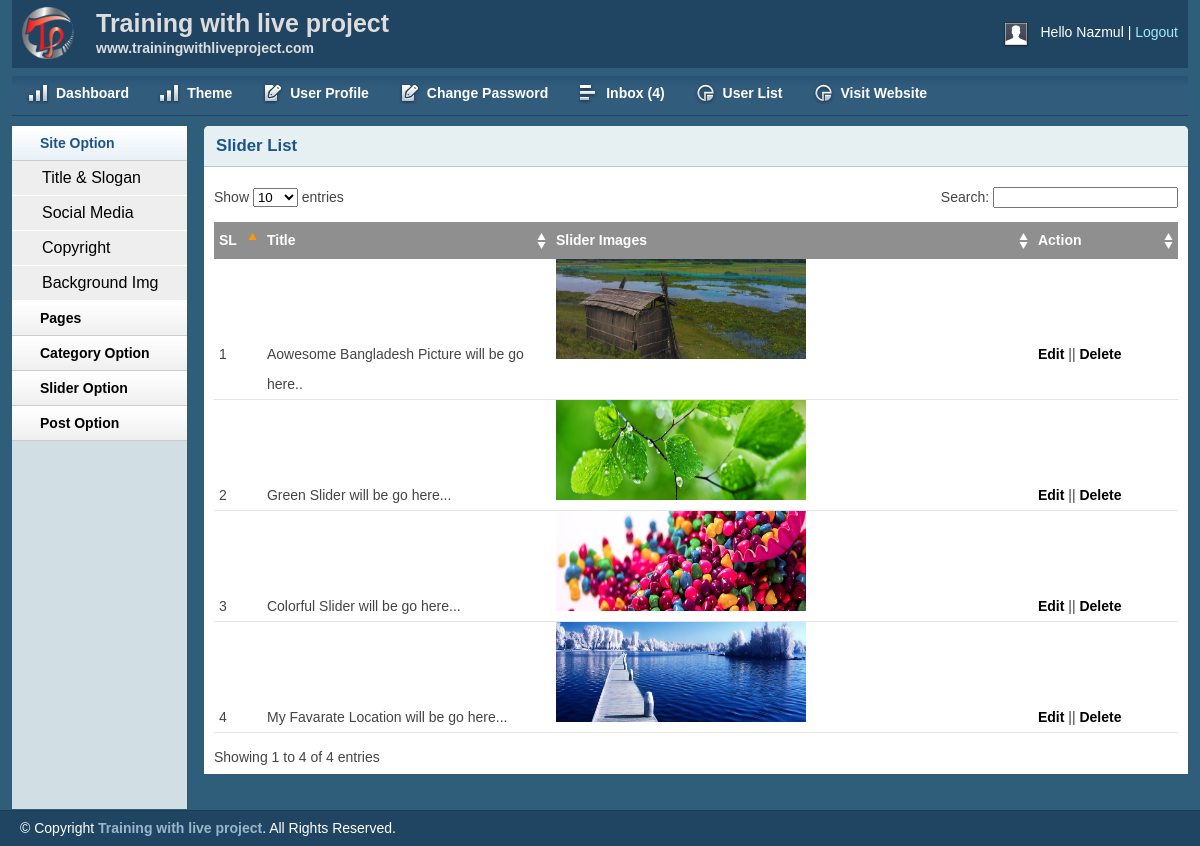
The app's page /admin/Slidelist.php (signed in) with its own data.
### tables this page shows
CREATE TABLE IF NOT EXISTS `tbl_slider` (
  `id` int(11) NOT NULL AUTO_INCREMENT,
  `title` varchar(255) NOT NULL,
  `slide_img` varchar(255) NOT NULL,
  PRIMARY KEY (`id`)
);

### lib/Database.php (called while the page is built, shortened)
<?php
Class Database{
	public $host   = DB_HOST;
	public $user   = DB_USER;
	public $pass   = DB_PASS;
	public $dbname = DB_NAME;
	public $link;
	private function connectDB(){
	$this->link = new mysqli($this->host, $this->user, $this->pass, $this->dbname);
 }
	public function select($query){
		$result = $this->link->query($query) or die($this->link->error.__LINE__);
		if($result->num_rows > 0){
			return $result;
		} else {
			return false;
		}
	}
}

### admin/Slidelist.php (the view, shortened to what this page needs)
<?php include"inc/ad_header.php";?>
        <div class="grid_10">
            <div class="box round first grid">
                <h2>Slider List</h2>
                <div class="block">
                    <table class="data display datatable" id="example">
					<thead>
						<tr>
							<th width="5%">SL</th>
							<th width="30%">Title</th>
							<th width="50%">Slider Images</th>
							<th width="15%">Action</th>
						</tr>
					</thead>
					<tbody>
						<?php
							$sql = "SELECT * FROM tbl_slider";
							$ShowSlider = $db->select($sql);
							if($ShowSlider){
								$i=1;
								while($row = $ShowSlider->fetch_assoc()){
						?>
						<tr class="odd gradeX">
							<td><?php echo $i++;?></td>
							<td><?php echo $row['title'];?></td>
							<td><img src="upload/slider/<?php echo $row['slide_img'];?>" height="100px" width="250px"></td>
							  <td>
							  	<a href="EditSlider.php?PostID=<?php echo $row['id'];?>">Edit</a>
								|| <a onclick="return confirm('Are you sure to Delete!')" href="SlideDel.php?DelID=<?php echo $row['id'];?>">Delete</a></td>
						</tr>
						<?php }}?>
					</tbody>
				</table>
               </div>
            </div>
        </div>
<?php include"inc/ad_footer.php";?>

### admin/css/layout.css (style rules this page uses)
body { background: #fff none repeat scroll 0 0; color: #444; font-size: 14px; padding: 0; }
a { color: #000; font-weight:bold; text-decoration: none; }
h1, h2, h3, h4, h5, h6 { line-height:1.2em; margin-bottom:.3em; }
h2 { margin-top:1em; }
.box { background:#fff; margin-bottom:20px; padding:10px 10px 10px 10px; margin-left:-8px; }
.box.grid { padding-bottom:40px; }
.box.round { -moz-border-radius: 5px 5px 0px 0px; -webkit-border-radius: 5px 5px 0px 0px; border-radius: 5px 5px 0px 0px; }
.box h2 { font-size:1.2em; font-weight:bold; color:#1B548D; background:#E6F0F3; margin:-10px -10px 0 -10px; padding:10px 12px; border-bottom:1px solid #B3CBD6; -moz-border-radius: 5px 5px 0px 0px; -webkit-border-radius: 5px 5px 0px 0px; border-radius: 5px 5px 0px 0px; }
.box.first { min-height: 406px; }
.block { padding-top:20px; }
.block { padding-bottom:1px; }
table.display { margin: 0 auto; clear: both; width: 100%; }
.sorting_asc { background: #8f8f8f url(../img/table/sort_asc.png) no-repeat center right; padding:8px 5px; text-align:left; color:#fff; }
.sorting { background:#8f8f8f url(../img/table/sort_both.png) no-repeat center right; padding:8px 5px; text-align:left; color:#fff; }
tr.odd { height: 30px; line-height: 30px; border-bottom:1px solid #e6e6e6; }
tr.even { height: 30px; line-height: 30px; border-bottom:1px solid #e6e6e6; }
tr.odd td, tr.even td { padding-left:5px; }

### records on screen
tbl_slider: title "Aowesome Bangladesh Picture will be go here..", slide_img (picture)
tbl_slider: title "Green Slider will be go here...", slide_img (picture)
tbl_slider: title "Colorful Slider will be go here...", slide_img (picture)
tbl_slider: title "My Favarate Location will be go here...", slide_img (picture)

### other values on screen
Session::get('username') "Nazmul"
$count "4"
